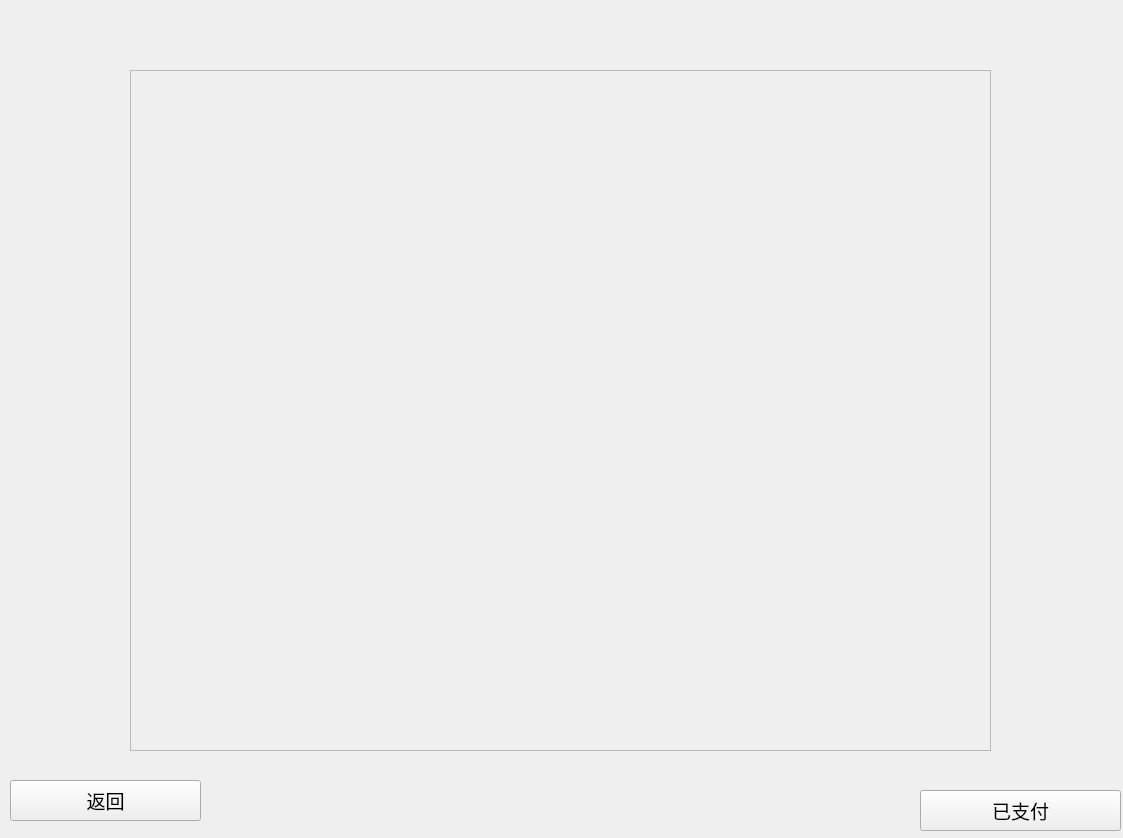
<?xml version="1.0" encoding="UTF-8"?>
<ui version="4.0">
 <class>payment</class>
 <widget class="QDialog" name="payment">
  <property name="geometry">
   <rect>
    <x>0</x>
    <y>0</y>
    <width>1123</width>
    <height>838</height>
   </rect>
  </property>
  <property name="windowTitle">
   <string>支付窗口</string>
  </property>
  <widget class="QFrame" name="frame">
   <property name="geometry">
    <rect>
     <x>130</x>
     <y>70</y>
     <width>861</width>
     <height>681</height>
    </rect>
   </property>
   <property name="styleSheet">
    <string notr="true">border-image: url(:/photo/wechat.png);</string>
   </property>
   <property name="frameShape">
    <enum>QFrame::StyledPanel</enum>
   </property>
   <property name="frameShadow">
    <enum>QFrame::Raised</enum>
   </property>
  </widget>
  <widget class="QPushButton" name="pushButton">
   <property name="geometry">
    <rect>
     <x>920</x>
     <y>790</y>
     <width>201</width>
     <height>41</height>
    </rect>
   </property>
   <property name="font">
    <font>
     <family>Agency FB</family>
     <pointsize>14</pointsize>
    </font>
   </property>
   <property name="focusPolicy">
    <enum>Qt::NoFocus</enum>
   </property>
   <property name="text">
    <string>已支付</string>
   </property>
  </widget>
  <widget class="QPushButton" name="pushButton_2">
   <property name="geometry">
    <rect>
     <x>10</x>
     <y>780</y>
     <width>191</width>
     <height>41</height>
    </rect>
   </property>
   <property name="font">
    <font>
     <family>Agency FB</family>
     <pointsize>14</pointsize>
    </font>
   </property>
   <property name="focusPolicy">
    <enum>Qt::NoFocus</enum>
   </property>
   <property name="text">
    <string>返回</string>
   </property>
  </widget>
 </widget>
 <resources/>
 <connections/>
</ui>
